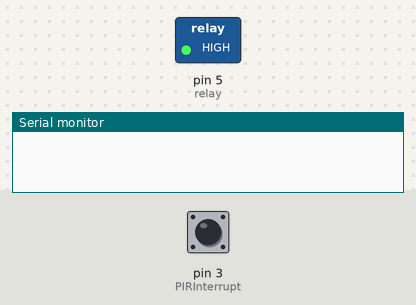
Recording of a sketch running on a simulated Arduino Uno, built with avr-gcc and run on an emulated ATmega328P. Shown: switched loads named in the sketch (green lamp = pin HIGH), the last lines printed to the serial monitor. Inputs (shaded band) come from the test bench; at power-on: pin 3 (PIRInterrupt) LOW.

Above: at 1.2 s.
1.3 s: pin 3 (PIRInterrupt) pulsed HIGH 5 times (0.12 s each, 0.3 s apart)
4.3 s: pin 3 (PIRInterrupt) driven HIGH
At 5.7 s:
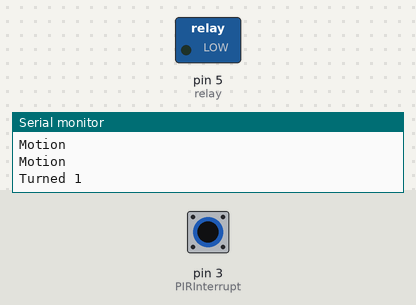
Timing chart, 0 to 7.3 s (numbered marks = the images above; inputs shaded):
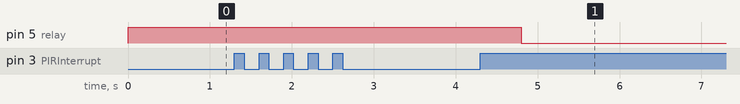

Measured:
- after the input at 4.3 s, pin 5 (relay): HIGH → LOW after 0.50 s

The sketch:

arduino-bajour.ino
```cpp
int relay = 5;
int PIRInterrupt = 3;
volatile byte relayState = LOW;

void setup() {
  // put your setup code here, to run once:
  pinMode(relay, OUTPUT);
  digitalWrite(relay, HIGH);

  pinMode(PIRInterrupt, INPUT);
  Serial.begin(9600);
}

void loop(){
  //Serial.println(sddigitalRead(PIRInterrupt));
  if (digitalRead(PIRInterrupt) == HIGH){
    Serial.println("Motion");
    delay(500);
    if (digitalRead(PIRInterrupt) == HIGH){
      if (relayState == LOW){
        digitalWrite(relay, LOW);
        relayState = HIGH;
      } else {
        digitalWrite(relay, HIGH);
        relayState = LOW;
      }
      Serial.println("Turned " + String(relayState));
    }
  }

  while (digitalRead(PIRInterrupt) == HIGH){
    delay(100);
  }
 }
```
